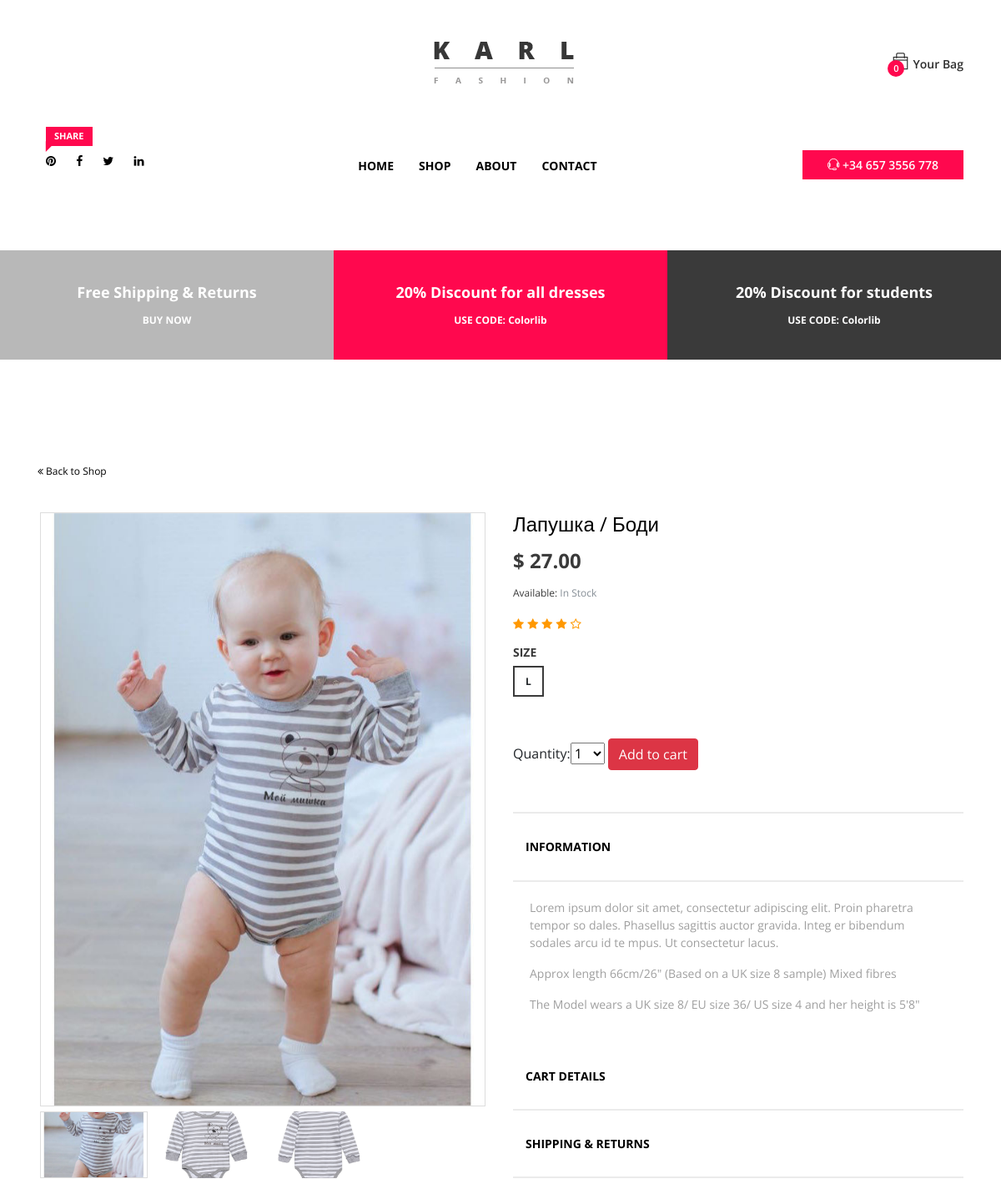
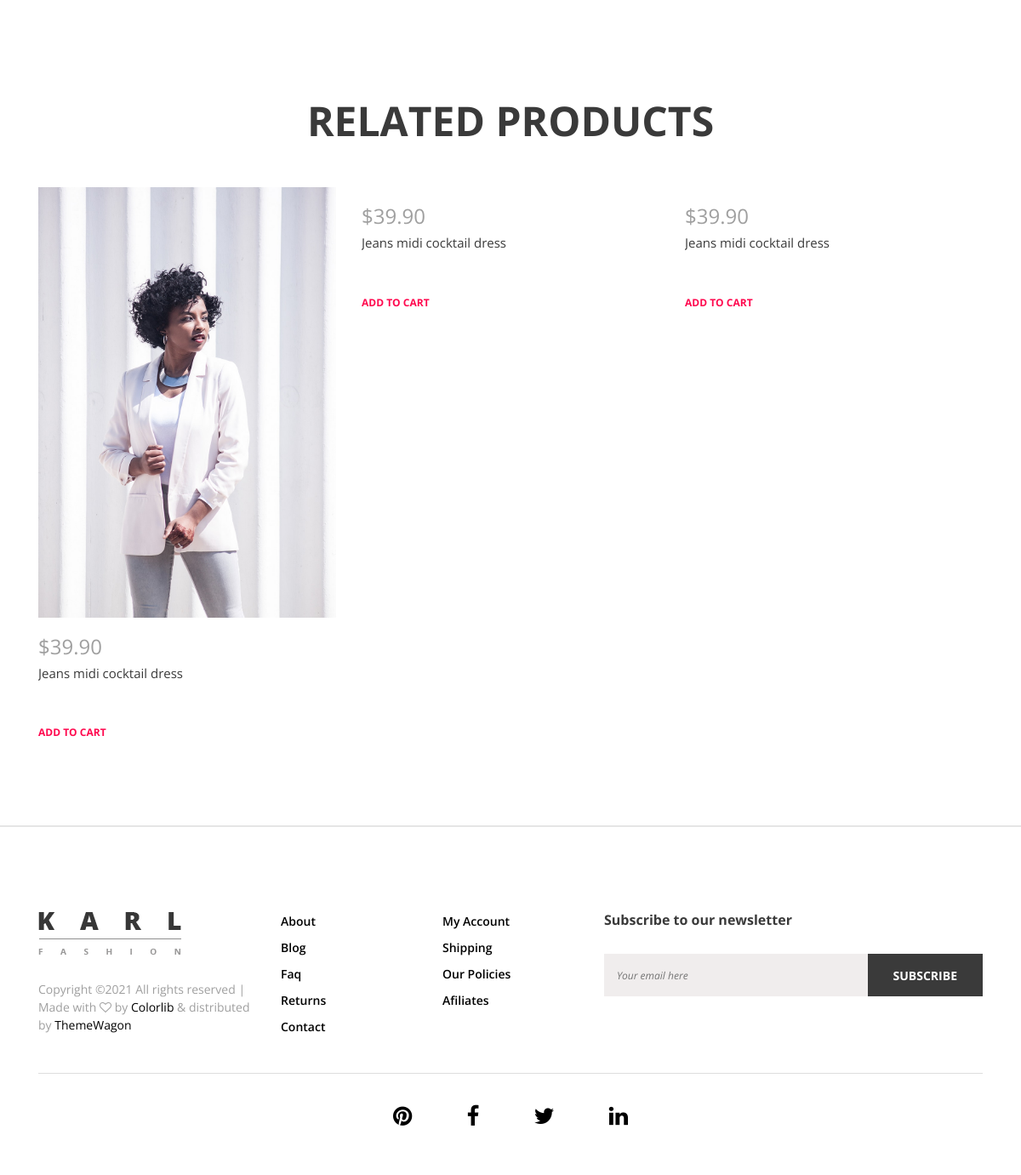
/shop/product_detail/12, run on the app's committed database (2 pictures, top to bottom).
### shop/models.py (models this page shows, shortened)
class Product(models.Model):
    name = models.CharField("Название товара", max_length=100)
    description = models.CharField("Описание", max_length=150, null=True)
    price = models.DecimalField(max_digits=10, decimal_places=2, verbose_name='Цена', null=True)
    image_1 = models.ImageField("Изображение_1", upload_to="images/")
    image_2 = models.ImageField("Изображение_2", upload_to="images/", null=True)
    image_3 = models.ImageField("Изображение_3", upload_to="images/", null=True)
    image_4 = models.ImageField("Изображение_4", upload_to="images/", null=True)
    category = models.ForeignKey(Category, on_delete=models.SET_NULL, null=True)
    color = models.ForeignKey(Color, on_delete=models.SET_NULL, null=True)
    size = models.ForeignKey(Size, on_delete=models.SET_NULL, null=True)
    class Meta:
        verbose_name = "Продукт"
        verbose_name_plural = "Продукты"

class Size(models.Model):
    title = models.CharField("Размер", max_length=30)
    def __str__(self):
        return self.title
    class Meta:
        verbose_name = "Размер"
        verbose_name_plural = "Размеры"

### shop/views.py (the view)
# urls.py: path("product_detail/<int:id>", views.product_detail, name='product_detail'),
def product_detail(request, id):
    detail = Product.objects.get(id=id)
    cart_product_form = CartAddProductForm
    return render(request, 'shop/product-details.html', {
        'detail': detail,
        'cart_product_form': cart_product_form,
    })

### cart/cart.py (called while the page is built)
    def __len__(self):
        return sum(item['quantity'] for item in self.cart.values())

### cart/context_processors.py (called while the page is built)
def cart(request):
    return {'cart': Cart(request)}

### templates/shop/product-details.html (shortened to what this page needs)
{% extends 'base.html' %}
{% block content %}
{% load static %}
        <div class="breadcumb_area">
            <div class="container">
                <div class="row">
                    <div class="col-12">
                        <a href="{% url 'product' %}" class="backToHome d-block"><i class="fa fa-angle-double-left"></i> Back to Shop</a>
                    </div>
                </div>
            </div>
        </div>
        <section class="single_product_details_area section_padding_0_100">
            <div class="container">
                <div class="row">
                    <div class="col-12 col-md-6">
                        <div class="single_product_thumb">
                            <div id="product_details_slider" class="carousel slide" data-ride="carousel">
                                <ol class="carousel-indicators">
                                    <li class="active" data-target="#product_details_slider" data-slide-to="0" style="background-image: url({{ detail.image_1.url }});">
                                    </li>
                                    <li data-target="#product_details_slider" data-slide-to="1" style="background-image: url({{ detail.image_2.url }});">
                                    </li>
                                    <li data-target="#product_details_slider" data-slide-to="2" style="background-image: url({{ detail.image_3.url }});">
                                    </li>
                                    <li data-target="#product_details_slider" data-slide-to="3" style="background-image: url({{ detail.image_4.url }});">
                                    </li>
                                </ol>
                                <div class="carousel-inner">
                                    <div class="carousel-item active">
                                        <a class="gallery_img" href="{{ detail.image_1.url }}">
                                        <img class="d-block w-100" src="{{ detail.image_1.url }}" alt="First slide">
                                    </a>
                                    </div>
                                </div>
                            </div>
                        </div>
                    </div>
                    <div class="col-12 col-md-6">
                        <div class="single_product_desc">
                            <h4 class="title"><a href="#">{{ detail.name }}</a></h4>
                            <h4 class="price">$ {{ detail.price }}</h4>
                            <p class="available">Available: <span class="text-muted">In Stock</span></p>
                            <div class="single_product_ratings mb-15">
                                <i class="fa fa-star" aria-hidden="true"></i>
                                <i class="fa fa-star" aria-hidden="true"></i>
                                <i class="fa fa-star" aria-hidden="true"></i>
                                <i class="fa fa-star" aria-hidden="true"></i>
                                <i class="fa fa-star-o" aria-hidden="true"></i>
                            </div>
                            <div class="widget size mb-50">
                                <h6 class="widget-title">Size</h6>
                                <div class="widget-desc">
                                    <ul>
                                        <li><a>{{ detail.size }}</a></li>
                                    </ul>
                                </div>
                            </div>
                            <form class="cart clearfix mb-50 d-flex" action="{% url 'cart:cart_add' detail.id %}" method="post">
                                <div class="quantity">
                                    {{ cart_product_form }}
                                    <input type="submit" class="btn btn-pill btn-danger" value="Add to cart">
                                </div>
                            </form>
                            <div id="accordion" role="tablist">
                                <div class="card">
                                    <div class="card-header" role="tab" id="headingOne">
                                        <h6 class="mb-0">
                                            <a data-toggle="collapse" href="#collapseOne" aria-expanded="true" aria-controls="collapseOne">Information</a>
                                        </h6>
                                    </div>
                                    <div id="collapseOne" class="collapse show" role="tabpanel" aria-labelledby="headingOne" data-parent="#accordion">
                                        <div class="card-body">
                                            <p>Lorem ipsum dolor sit amet, consectetur adipiscing elit. Proin pharetra tempor so dales. Phasellus sagittis auctor gravida. Integ er bibendum sodales arcu id te mpus. Ut consectetur lacus.</p>
                                            <p>Approx length 66cm/26" (Based on a UK size 8 sample) Mixed fibres</p>
                                            <p>The Model wears a UK size 8/ EU size 36/ US size 4 and her height is 5'8"</p>
                                        </div>
                                    </div>
                                </div>
                                <div class="card">
                                    <div class="card-header" role="tab" id="headingTwo">
                                        <h6 class="mb-0">
                                            <a class="collapsed" data-toggle="collapse" href="#collapseTwo" aria-expanded="false" aria-controls="collapseTwo">Cart Details</a>
                                        </h6>
                                    </div>
                                </div>
                                <div class="card">
                                    <div class="card-header" role="tab" id="headingThree">
                                        <h6 class="mb-0">
                                            <a class="collapsed" data-toggle="collapse" href="#collapseThree" aria-expanded="false" aria-controls="collapseThree">shipping &amp; Returns</a>
                                        </h6>
                                    </div>
                                </div>
                            </div>
                        </div>
                    </div>
                </div>
            </div>
        </section>
        <section class="you_may_like_area clearfix">
            <div class="container">
                <div class="row">
                    <div class="col-12">
                        <div class="section_heading text-center">
                            <h2>related Products</h2>
                        </div>
                    </div>
                </div>
                <div class="row">
                    <div class="col-12">
                        <div class="you_make_like_slider owl-carousel">
                            <div class="single_gallery_item">
                                <div class="product-img">
                                    <img src="{% static 'img/product-img/product-1.jpg' %}" alt="">
                                </div>
                                <div class="product-description">
                                    <h4 class="product-price">$39.90</h4>
                                    <p>Jeans midi cocktail dress</p>
                                    <a href="#" class="add-to-cart-btn">ADD TO CART</a>
                                </div>
                            </div>
                            <div class="single_gallery_item">
                                <div class="product-description">
                                    <h4 class="product-price">$39.90</h4>
                                    <p>Jeans midi cocktail dress</p>
                                    <a href="#" class="add-to-cart-btn">ADD TO CART</a>
                                </div>
                            </div>
                            <div class="single_gallery_item">
                                <div class="product-description">
                                    <h4 class="product-price">$39.90</h4>
                                    <p>Jeans midi cocktail dress</p>
                                    <a href="#" class="add-to-cart-btn">ADD TO CART</a>
                                </div>
                            </div>
                        </div>
                    </div>
                </div>
            </div>
        </section>
{% endblock content %}

### static/css/core-style.css (style rules this page uses)
* { margin: 0; padding: 0; }
body { font-family: 'Open Sans', sans-serif; font-weight: 400; overflow-x: hidden; }
h1, h2, h3, h4, h5, h6 { color: #3a3a3a; line-height: 1.2; font-family: 'Open Sans', sans-serif; font-weight: 700; }
p { color: #3a3a3a; font-size: 1em; line-height: 1.5; font-family: 'Open Sans', sans-serif; font-weight: 400; }
a, a:hover, a:focus { -webkit-transition: all 500ms ease 0s; transition: all 500ms ease 0s; text-decoration: none; outline: none; color: #000000; font-family: 'Open Sans', sans-serif; font-weight: 400; }
ul, ol { margin: 0; }
ol li, ul li { list-style: outside none none; }
img { height: auto; max-width: 100%; }
.mb-15 { margin-bottom: 15px; }
.mb-50 { margin-bottom: 50px; }
.section_padding_0_100 { padding: 0 0 100px; }
.section_heading { margin-bottom: 50px; position: relative; z-index: 1; }
.section_heading h2 { font-size: 48px; margin-bottom: 0; text-transform: uppercase; }
.cart { position: relative; z-index: 200; }
.single_gallery_item { margin-bottom: 100px; overflow: hidden }
.product-img { position: relative; z-index: 1; overflow: hidden }
.product-img > img { width: 100%; -webkit-transition-duration: 500ms; transition-duration: 500ms; }
.product-description { margin-top: 20px; }
.product-description h4 { font-weight: 400; color: #9f9f9f; margin-bottom: 5px; display: block; }
.product-description p { font-size: 15px; margin: 0; }
.product-description .add-to-cart-btn { margin-top: 50px; font-size: 12px; font-weight: 700; color: #ff084e; display: block; }
.breadcumb_area { padding-top: 100px; padding-bottom: 40px; }
.backToHome { font-size: 12px; margin-top: 25px; }
.widget { border-bottom: 2px solid #ebebeb; padding-bottom: 50px; }
.widget-title { font-size: 14px; font-weight: 700; text-transform: uppercase; }
.widget.size .widget-desc li { display: inline-block; }
.widget.size .widget-desc a { display: block; font-size: 14px; padding: 5px 10px; }
.single_product_thumb { margin-bottom: 100px; }
.single_product_thumb .carousel-indicators { bottom: -86px; -webkit-box-pack: left; -ms-flex-pack: left; justify-content: left; left: 0; margin: 0; display: -moz-flex; display: -ms-flex; display: -o-flex; display: -webkit-box; display: -ms-flexbox; display: flex; width: 100%; }
.single_product_thumb .carousel-indicators li { background-position: center center; background-size: cover; height: 80px; width: 25%; }
.single_product_thumb .carousel-inner { border: 1px solid #ddd; margin: 0 3px; width: calc(100% - 6px); }
.single_product_thumb .carousel-indicators li.active { border: 1px solid #ddd; }
.single_product_desc { position: relative; z-index: 1; }
.single_product_desc .title { font-size: 24px; margin-bottom: 15px; }
.single_product_desc .price { margin-bottom: 15px; }
.single_product_desc .available { margin-bottom: 15px; font-size: 12px; }
.single_product_desc .single_product_ratings i { color: #ff9800; font-size: 14px; }
.single_product_desc .widget.size .widget-desc a { font-size: 12px; padding: 0; width: 37px; height: 37px; border: 2px solid #3a3a3a; font-weight: 700; text-align: center; line-height: 33px; }
.single_product_desc .widget.size { border-bottom: none; padding-bottom: 0; }
.single_product_desc .cart .quantity { display: inline-block; float: left; position: relative; z-index: 1; }
.single_product_desc .card-header { padding: 30px 15px; margin-bottom: 0; background-color: transparent; border-bottom: 2px solid #ebebeb; }
.single_product_desc .card-header h6 a { font-size: 14px; font-weight: 700; text-transform: uppercase; }
.single_product_desc .card-body p { font-size: 14px; color: #9f9f9f; }
.single_product_desc .card { border: none; }
.single_product_desc .card:first-child { border-top: 2px solid #ebebeb; border-bottom: none; border-left: none; border-radius: 0; border-right: none; }

### data on the page
Product: image_1 (picture), image_2 (picture), image_3 (picture), name "Лапушка / Боди", price "27.00", size "L"
